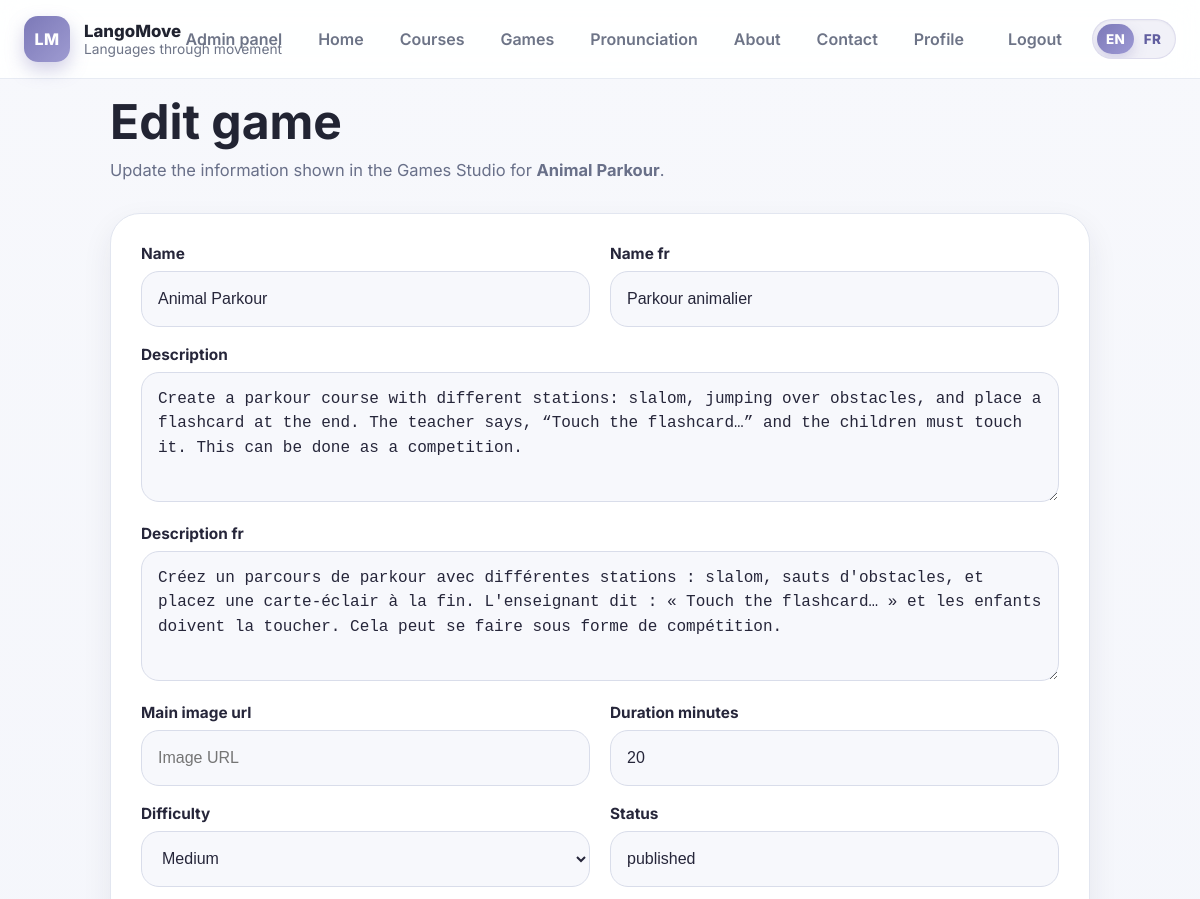
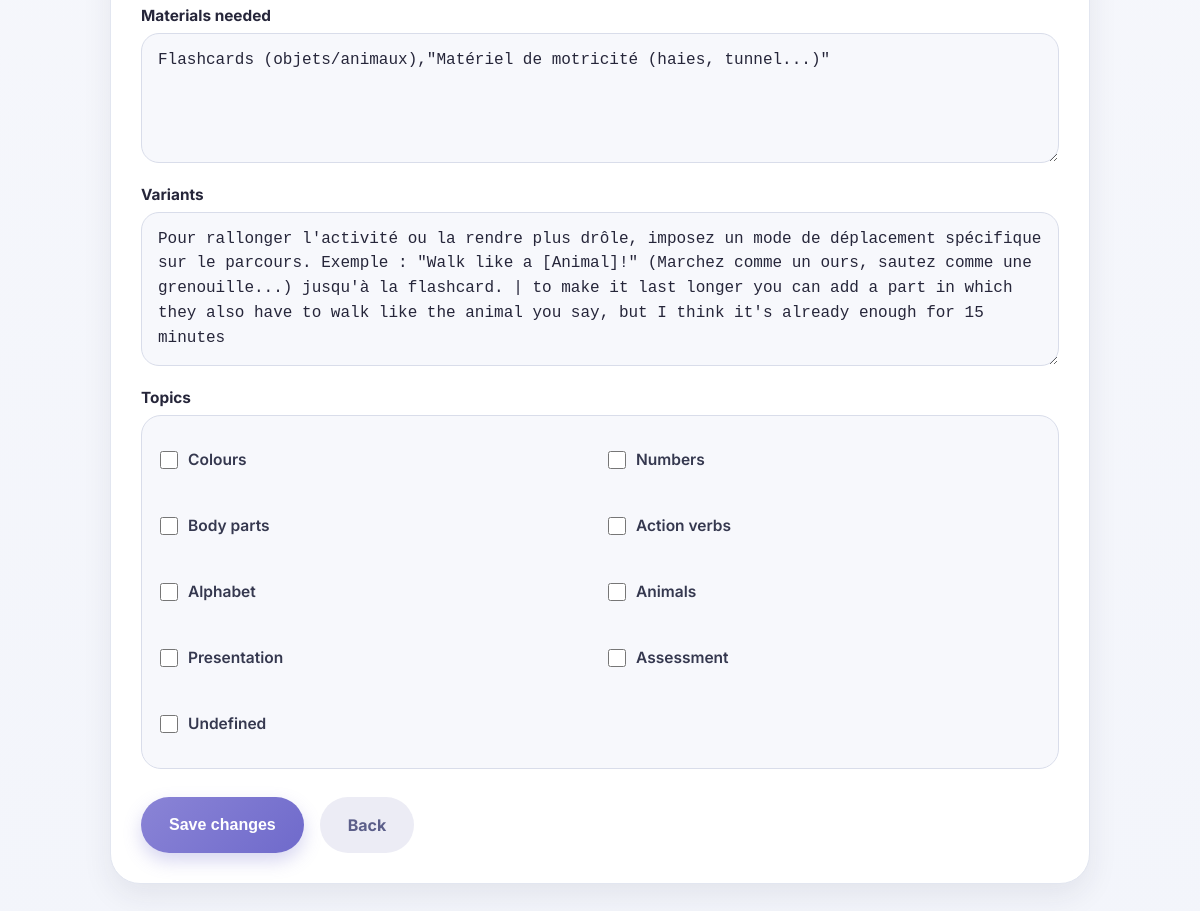
The page /games-studio/animal-parkour/edit/ (signed in) on the database as committed earlier (2 pictures, top to bottom).
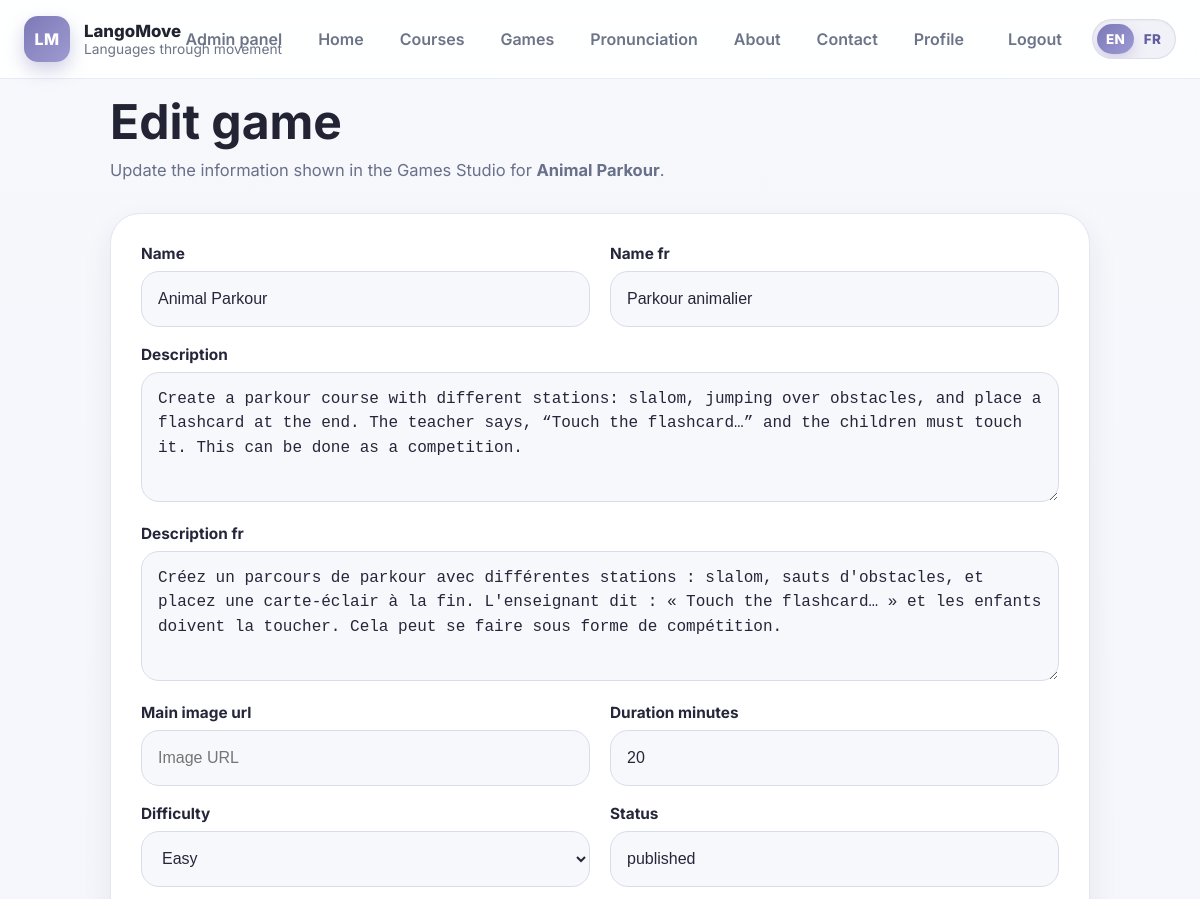
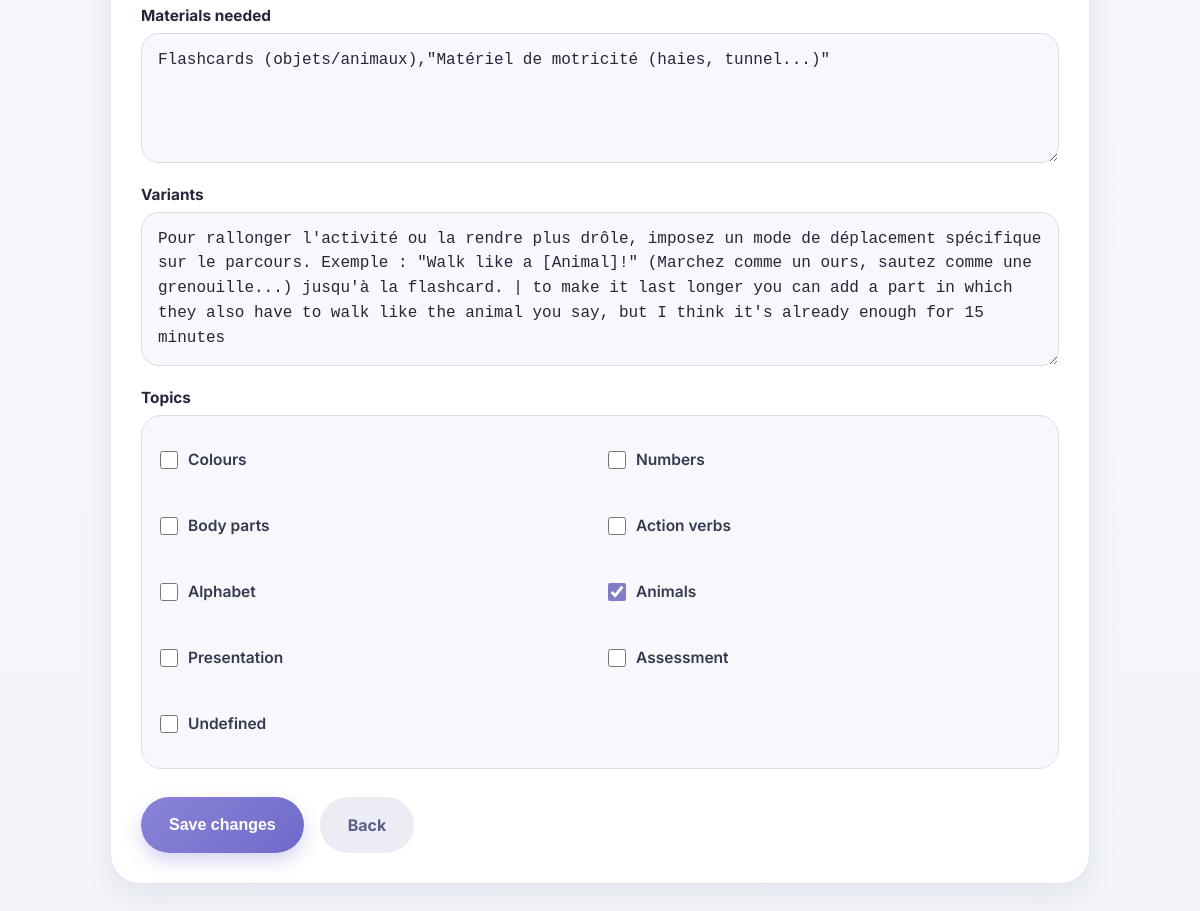
The same page on the database as committed later (2 pictures, top to bottom).
### apps/curriculum/models.py (models this page shows, shortened)
class TimeStampedModel(models.Model):
    created_at = models.DateTimeField(auto_now_add=True)
    updated_at = models.DateTimeField(auto_now=True)
    class Meta:
        abstract = True

class Game(TimeStampedModel):
    name = models.CharField(max_length=255, unique=True)
    name_fr = models.CharField(max_length=255, blank=True)
    description = models.TextField(blank=True)
    description_fr = models.TextField(blank=True)
    main_image_url = models.URLField(blank=True, max_length=1000)
    duration_minutes = models.PositiveIntegerField(default=0)
    materials_needed = models.TextField(blank=True)
    variants = models.TextField(blank=True)
    slug = models.SlugField(max_length=255, unique=True)
    status = models.CharField(max_length=50, blank=True, default="published")
    difficulty = models.CharField(
        max_length=20,
        choices=GameDifficulty.choices,
        default=GameDifficulty.MEDIUM,
        db_index=True,
    )
    topics = models.ManyToManyField(
        Topic,
        blank=True,
        related_name="games",
    )
    class Meta:
        ordering = ["name"]

### apps/website/views/games.py (the view)
# urls.py: path("games-studio/<slug:slug>/edit/", edit_game_view, name="edit-game"),
@staff_member_required
def edit_game_view(request, slug):
    game = get_object_or_404(Game, slug=slug)
    if request.method == "POST":
        form = GameAdminForm(request.POST, instance=game)
        if form.is_valid():
            form.save()
            messages.success(request, f'Game "{game.name}" updated successfully.')
            return redirect("games-studio")
    else:
        form = GameAdminForm(instance=game)
    return render(
        request,
        "website/edit_game.html",
        {
            "form": form,
            "game": game,
        },
    )

### apps/curriculum/models.py (called while the page is built)
    def __str__(self):
        return self.name

### templates/website/edit_game.html (shortened to what this page needs)
{% extends "base.html" %}
{% load static %}
{% block content %}
<section class="page-section edit-game-page">
    <div class="container edit-game-container">
        <div class="section-header edit-game-header">
            <h1>Edit game</h1>
            <p>Update the information shown in the Games Studio for <strong>{{ game.name }}</strong>.</p>
        </div>
        <div class="card edit-game-card">
            <div class="card-body">
                <form method="post" class="edit-game-form">
                    <div class="edit-game-grid">
                        <div class="edit-game-field">
                            <label for="{{ form.name.id_for_label }}">{{ form.name.label }}</label>
                            {{ form.name }}
                        </div>
                        <div class="edit-game-field">
                            <label for="{{ form.name_fr.id_for_label }}">{{ form.name_fr.label }}</label>
                            {{ form.name_fr }}
                        </div>
                        <div class="edit-game-field edit-game-field-full">
                            <label for="{{ form.description.id_for_label }}">{{ form.description.label }}</label>
                            {{ form.description }}
                        </div>
                        <div class="edit-game-field edit-game-field-full">
                            <label for="{{ form.description_fr.id_for_label }}">{{ form.description_fr.label }}</label>
                            {{ form.description_fr }}
                        </div>
                        <div class="edit-game-field">
                            <label for="{{ form.main_image_url.id_for_label }}">{{ form.main_image_url.label }}</label>
                            {{ form.main_image_url }}
                        </div>
                        <div class="edit-game-field">
                            <label for="{{ form.duration_minutes.id_for_label }}">{{ form.duration_minutes.label }}</label>
                            {{ form.duration_minutes }}
                        </div>
                        <div class="edit-game-field">
                            <label for="{{ form.difficulty.id_for_label }}">{{ form.difficulty.label }}</label>
                            {{ form.difficulty }}
                        </div>
                        <div class="edit-game-field">
                            <label for="{{ form.status.id_for_label }}">{{ form.status.label }}</label>
                            {{ form.status }}
                        </div>
                        <div class="edit-game-field edit-game-field-full">
                            <label for="{{ form.materials_needed.id_for_label }}">{{ form.materials_needed.label }}</label>
                            {{ form.materials_needed }}
                        </div>
                        <div class="edit-game-field edit-game-field-full">
                            <label for="{{ form.variants.id_for_label }}">{{ form.variants.label }}</label>
                            {{ form.variants }}
                        </div>
                        <div class="edit-game-field edit-game-field-full">
                            <label>{{ form.topics.label }}</label>
                            <div class="edit-game-checkbox-group">
                                {% for checkbox in form.topics %}
                                    <div class="edit-game-checkbox-item">
                                        {{ checkbox.tag }}
                                        <label for="{{ checkbox.id_for_label }}">{{ checkbox.choice_label }}</label>
                                    </div>
                                {% endfor %}
                            </div>
                        </div>
                    </div>
                    <div class="edit-game-actions">
                        <button type="submit" class="edit-game-save">Save changes</button>
                        <a href="{% url 'games-studio' %}" class="edit-game-back">Back</a>
                    </div>
                </form>
            </div>
        </div>
    </div>
</section>
{% endblock %}

Rows that differ between the two databases and show on the page:
changed Game "Animal Parkour": difficulty "Medium" → "Easy"
Other text that changed with them:
form field topics: "☐" → "☑"
